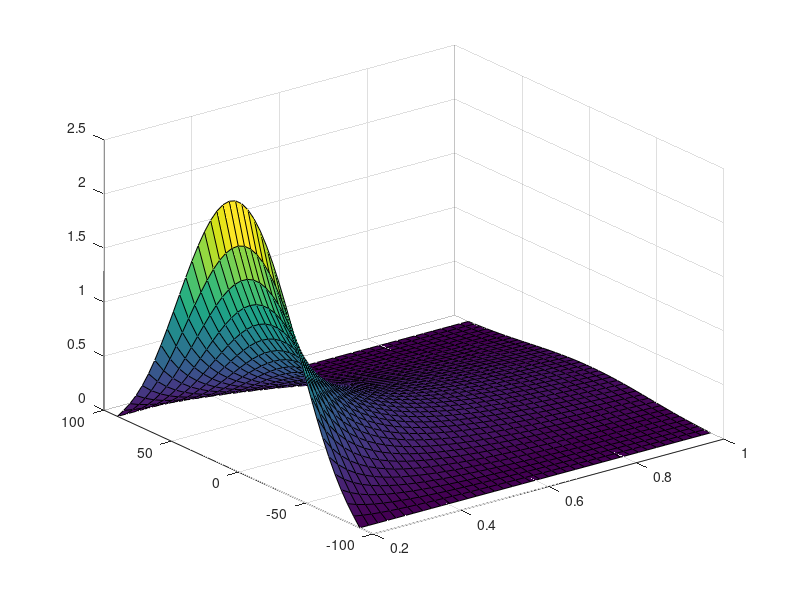

This chart was generated by the following MATLAB code: (Note: this script raises an error after producing the figure.)
clear all;
clc;

% Parameters
n = 2.0;
k_matrix = diag([0.04, 0.04, 0.1]);  % Disturbance force gain matrix (diagonal)

% Create meshgrid for distance and angle
distances = linspace(0.2, 1, 40);          
angles_deg = linspace(-90, 90, 40);        
[D, A] = meshgrid(distances, angles_deg);   
A_rad = deg2rad(A);                         

% Initialize force magnitude matrix
force_magnitude = zeros(size(D));

% Compute force magnitude at each point in the grid
for i = 1:size(D, 1)
    for j = 1:size(D, 2)
        d = D(i, j);                  
        theta = A_rad(i, j);          

        % Direction vector in the yz-plane (unit vector)
        unit_rij = [0; sin(theta); cos(theta)];

        % Disturbance force calculation
        force_vec = (-cos(theta) / d^n) * k_matrix * unit_rij;
        force_magnitude(i, j) = norm(force_vec);  
    end
end

% Enhanced 3D surface plot
figure;
s = surf(D, A, force_magnitude);  
s.EdgeColor = 'k';                % Black grid lines
s.LineStyle = '-';                % Solid lines
s.LineWidth = 0.05;                % Thin grid lines
s.FaceAlpha = 0.8;               % Almost opaque
s.FaceLighting = 'gouraud';       % Smooth lighting
s.AmbientStrength = 0.3;

xlabel('$\mathrm{Distance~(m)}$', 'FontSize', 12, 'FontWeight', 'bold', 'Interpreter', 'latex');
ylabel('$\mathrm{Angle~(^{\circ})}$', 'FontSize', 12, 'FontWeight', 'bold', 'Interpreter', 'latex');
zlabel('$\|\vec{F}\|~\mathrm{(N)}$', 'FontSize', 12, 'FontWeight', 'bold', 'Interpreter', 'latex');
title('$\mathrm{Force~vs.~Distance~and~Angle}$', 'FontSize', 13, 'FontWeight', 'bold', 'Interpreter', 'latex');

cbar = colorbar;
cbar.TickLabelInterpreter = 'latex';
cbar.Label.Interpreter = 'latex';
cbar.Label.FontSize = 12;
cbar.Label.FontWeight = 'bold';

% Custom pastel + vivid colormap with clearer contrast
better_contrast_map = [
    0.4  0.6  1.00;   % canlı mavi (daha koyu)
    0.6  0.85 0.6;    % açık yeşil (maviyle kontrast)
    0.95 0.95 0.4;    % limon sarısı
    1.00 0.6  0.2;    % turuncu
    1.00 0.4  0.6     % pembe-menekşe (canlı ama pastel)
];

% Interpolate to smooth 256-color map
contrast_colormap = interp1(linspace(0,1,size(better_contrast_map,1)), better_contrast_map, linspace(0,1,256));

% Apply it in your plot
colormap(contrast_colormap);


grid on;
shading faceted;

view(45, 30);          
material shiny;
%exportgraphics(gcf, 'force_surface_plot.eps', 'ContentType', 'vector');
